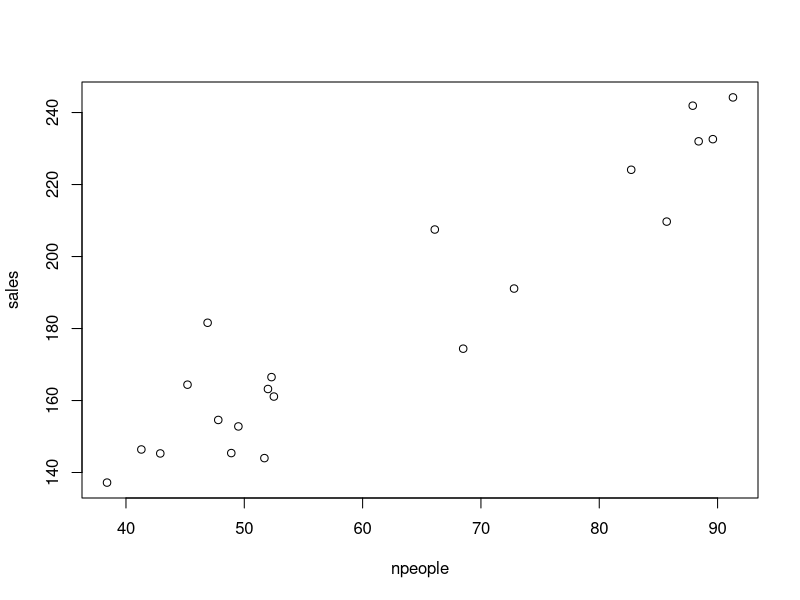
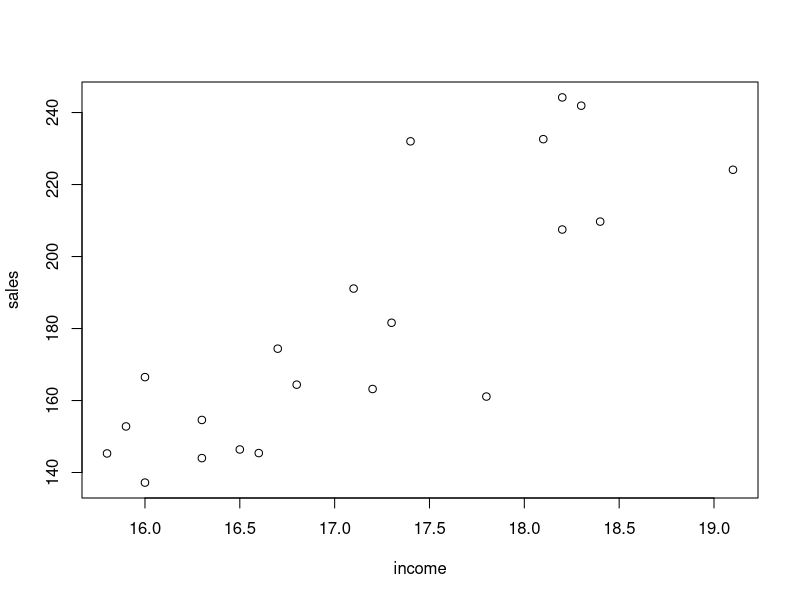
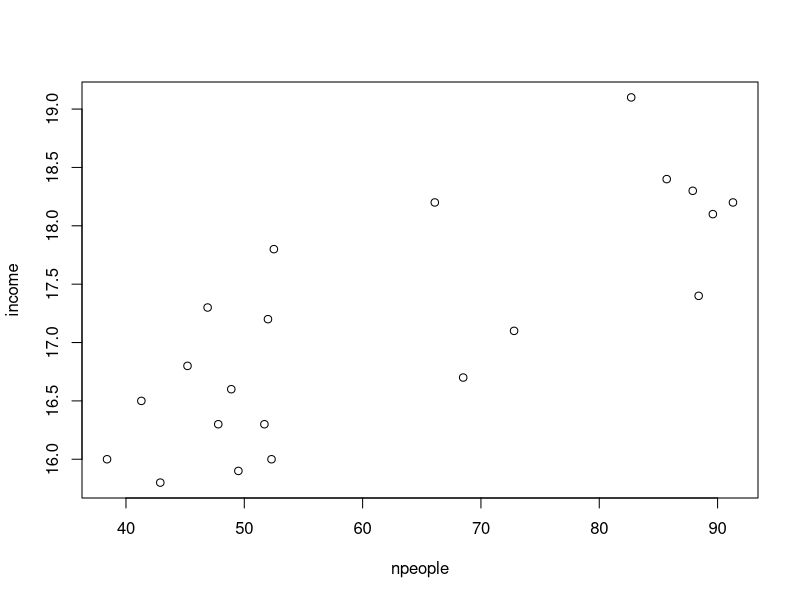

These figures' R source, in order: (Note: this script raises an error after producing the figures.)
library(tidyverse)
setwd("~/R/MATH552")

# Plot
dwaine  <- read.table("./datasets/dwaine.dat")
n <- nrow(dwaine)
names(dwaine) <- c("npeople","income","sales")
head(dwaine)
attach(dwaine)
plot(npeople,sales)
plot(income,sales)
plot(npeople,income)

# 
p <- 3
out <- lm(sales~npeople+income)
summary(out)
X <- cbind(1, dwaine$npeople, dwaine$income)
model.matrix(out)
vcov(out)
I <- diag(n)
residuals(out)
fitted.values(out)
qt(0.975, df)
anova(out)
anova(model1,model2)
